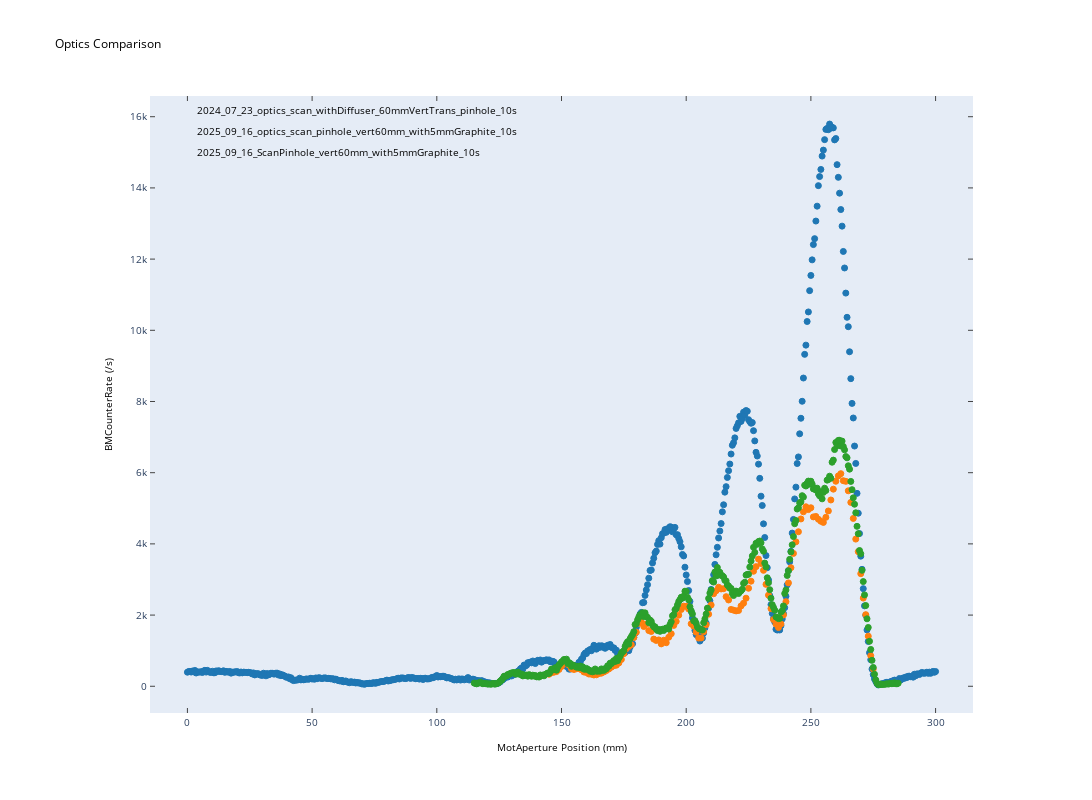

Notebook source saved alongside this figure:
### Code cell
# Convert the Matplotlib figure to a Plotly figure
fig_plotly = tls.mpl_to_plotly(fig_mpl)
# fig_plotly.update_traces(showlegend=True)
py.iplot(fig_plotly)
# Display the Plotly figure (e.g., in an offline HTML file)
# py.plot(fig_plotly, filename="plotly_version_of_mpl_figure.html", auto_open=True)

### Figure 1 — Plotly figure (JSON) as saved in the notebook; plotly's stock layout.template omitted (floating-point values rounded to 4 significant figures; data arrays with more than 128 entries replaced by an {"elided": "..."} marker saying what was removed)
{"data": [{"marker": {"color": "rgba(31,119,180,1.0)", "line": {"color": "rgba(31,119,180,1.0)", "width": 1}, "size": 6, "symbol": "circle"}, "mode": "markers", "type": "scatter", "x": {"elided": "601 float values"}, "xaxis": "x", "y": {"elided": "601 int values"}, "yaxis": "y"}, {"marker": {"color": "rgba(255,127,14,1.0)", "line": {"color": "rgba(255,127,14,1.0)", "width": 1}, "size": 6, "symbol": "circle"}, "mode": "markers", "type": "scatter", "x": {"elided": "131 int values"}, "xaxis": "x", "y": {"elided": "131 int values"}, "yaxis": "y"}, {"marker": {"color": "rgba(44,160,44,1.0)", "line": {"color": "rgba(44,160,44,1.0)", "width": 1}, "size": 6, "symbol": "circle"}, "mode": "markers", "type": "scatter", "x": {"elided": "341 float values"}, "xaxis": "x", "y": {"elided": "341 int values"}, "yaxis": "y"}], "layout": {"annotations": [{"align": "left", "font": {"color": "#000000", "size": 10}, "opacity": 1, "showarrow": false, "text": "2024_07_23_optics_scan_withDiffuser_60mmVertTrans_pinhole_10s", "x": 0.05526, "xanchor": "left", "xref": "paper", "y": 0.9635, "yanchor": "bottom", "yref": "paper"}, {"align": "left", "font": {"color": "#000000", "size": 10}, "opacity": 1, "showarrow": false, "text": "2025_09_16_optics_scan_pinhole_vert60mm_with5mmGraphite_10s", "x": 0.05526, "xanchor": "left", "xref": "paper", "y": 0.9292, "yanchor": "bottom", "yref": "paper"}, {"align": "left", "font": {"color": "#000000", "size": 10}, "opacity": 1, "showarrow": false, "text": "2025_09_16_ScanPinhole_vert60mm_with5mmGraphite_10s", "x": 0.05526, "xanchor": "left", "xref": "paper", "y": 0.895, "yanchor": "bottom", "yref": "paper"}], "autosize": false, "height": 800, "hovermode": "closest", "margin": {"b": 87, "l": 150, "pad": 0, "r": 119, "t": 96}, "showlegend": false, "title": {"font": {"color": "#000000", "size": 12}, "text": "Optics Comparison"}, "width": 1200, "xaxis": {"anchor": "y", "domain": [0, 1], "mirror": "ticks", "nticks": 9, "range": [-15, 315], "showgrid": false, "showline": true, "side": "bottom", "tickfont": {"size": 10}, "ticks": "inside", "title": {"font": {"color": "#000000", "size": 10}, "text": "MotAperture Position (mm)"}, "type": "linear", "zeroline": false}, "yaxis": {"anchor": "x", "domain": [0, 1], "mirror": "ticks", "nticks": 11, "range": [-750.9, 16580.0], "showgrid": false, "showline": true, "side": "left", "tickfont": {"size": 10}, "ticks": "inside", "title": {"font": {"color": "#000000", "size": 10}, "text": "BMCounterRate (/s)"}, "type": "linear", "zeroline": false}}}
